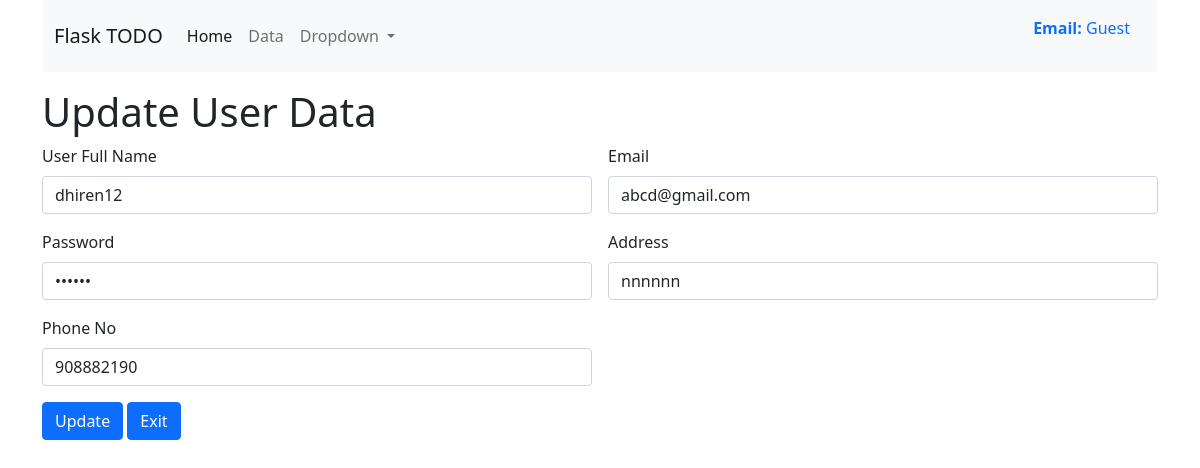
/updateuser/1, run on the app's committed database.
### app.py (models this page shows, shortened)
class Register_user(db.Model):
    __tablename__ = 'Register_user'
    reg_no = db.Column(db.Integer, primary_key=True)
    fullname = db.Column(db.String(100), nullable = False)
    email = db.Column(db.String(100), nullable = False)
    password = db.Column(db.String(100), nullable = False)
    address = db.Column(db.String(400), nullable = False)
    phone = db.Column(db.String(100), nullable = False)

### app.py (the view, shortened to what this page needs)
@app.route('/updateuser/<int:reg_no>', methods =['GET', 'POST'])
def updateuser(reg_no):
    register_user = Register_user.query.filter_by(reg_no=reg_no).first()
    return render_template('updateuser.html', register_user=register_user)

### templates/updateuser.html
{% extends "base.html" %}
{% block body %}
  <div class ="container my-3" >
    <h1> Update User Data</h1>
    <form action ="/updateuser/{{register_user.reg_no}}" method = "POST" class="row g-3">
      <div class="col-md-6">
        <label for="fullname" class="form-label">User Full Name</label>
        <input type="text" class="form-control" name="fullname" value ="{{register_user.fullname}}" id="fullname" placeholder="Full Name">
      </div>
      <div class="col-md-6">
        <label for="email" class="form-label">Email</label>
        <input type="text" class="form-control" name="email" value ="{{register_user.email}}" id="email" placeholder="@gmail.com">
      </div>
      <div class="col-6">
        <label for="password" class="form-label">Password</label>
        <input type="Password" class="form-control" name="password" value ="{{register_user.password}}" id="password" placeholder="*****">
      </div>
      <div class="col-6">
        <label for="address" class="form-label">Address</label>
        <input type="text" class="form-control" name="address" value ="{{register_user.address}}" id="address" placeholder="Your Address">
      </div>
      <div class="col-6">
        <label for="phone" class="form-label">Phone No</label>
        <input type="text" class="form-control" name="phone" value ="{{register_user.phone}}" id="phone" placeholder="+977 ....">
      </div>
      <div class="col-12">
        <button type="submit" class="btn btn-primary">Update</button>
        <button type="Exit" class="btn btn-primary">Exit</button>
      </div>
    </form>
{% endblock body %}

### data on the page
Register_user: fullname "dhiren12", email "abcd@gmail.com", address "nnnnnn", phone "908882190"

### other printed values
{{ user.email if user else "Guest" }} "Guest"
